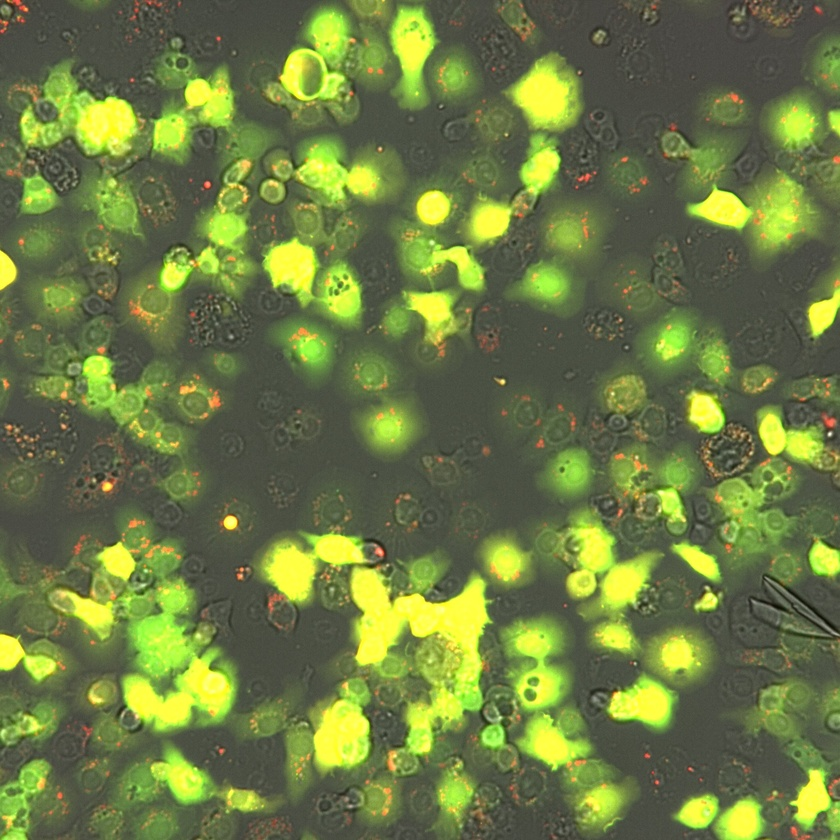
#> input picture Segmentation/SAM/data/sample_image/image/Timepoint_001_220518-ST_C03_s3.jpg, 840 x 840 px, shrunk from 2048 x 2048 before the run; its folder holds only this picture in this run
$ python visualize_real_masks.py
#> lines starting #> are read from the running program, lines starting #| are printed output that depends on the picture; after the words box and inside, x2 and y2 are one past the last pixel; in counts of white or black regions, pixels touching at a corner belong together
#> (reads Segmentation/SAM/data/sample_image/annotations.json from the repository)
import cv2
import numpy as np
import matplotlib.pyplot as plt
import json
import os


def overlay_masks(image_path, annotations, color, alpha=0.5):
#> called with color = (128, 0, 128), alpha = 0.5
    image = cv2.imread(image_path)
#> image is the input picture: shape (840, 840, 3); mean B, G, R 67.4, 123.6, 109.5

    image = cv2.cvtColor(image, cv2.COLOR_BGR2RGB)

    height, width, _ = image.shape
#> height = 840; width = 840
    full_mask = np.zeros((height, width), dtype=np.uint8)

    for annotation in annotations:
        mask = np.zeros((height, width), dtype=np.uint8)
        for segmentation in annotation['segmentation']:
            np_poly = np.array(segmentation, dtype=np.int32).reshape((-1, 1, 2))
            cv2.fillPoly(mask, [np_poly], 255)

        full_mask = cv2.bitwise_or(full_mask, mask)
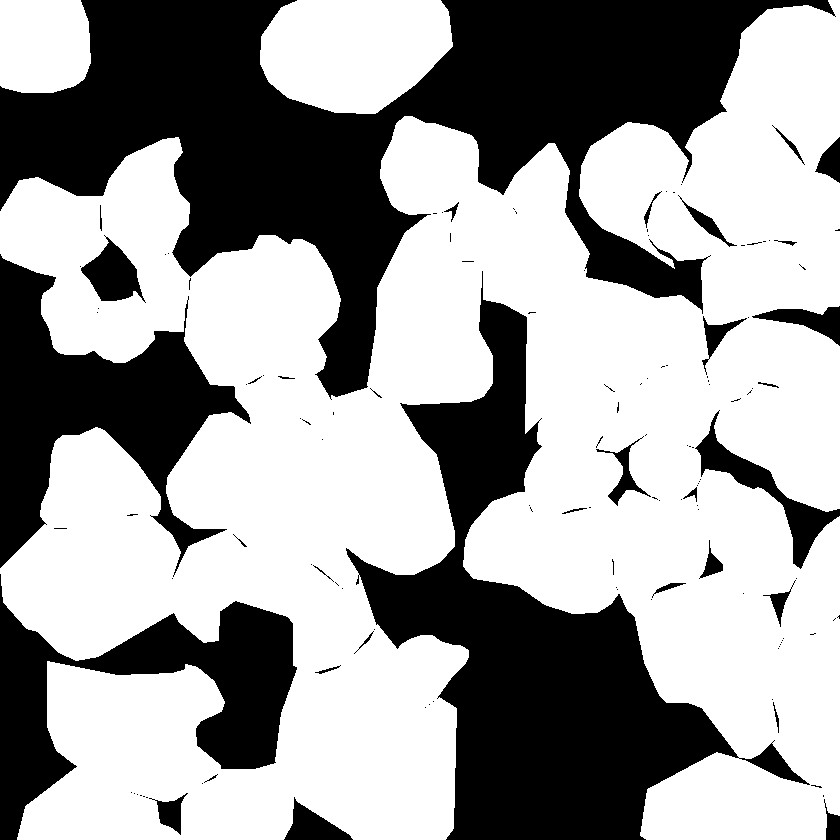
#> full_mask: shape (840, 840); 62.3% white; 130 black regions (97 under 20 px), largest, box (x1, y1, x2, y2) and area: (0, 0, 836, 400) 121205, (346, 271, 810, 840) 72921, (0, 254, 251, 577) 31029
#> mask: shape (840, 840); every value is 0

    overlay = np.zeros_like(image)
    overlay[:, :] = color

    where_mask = full_mask.astype(bool)
    image[where_mask] = cv2.addWeighted(image, 1 - alpha, overlay, alpha, 0)[where_mask]
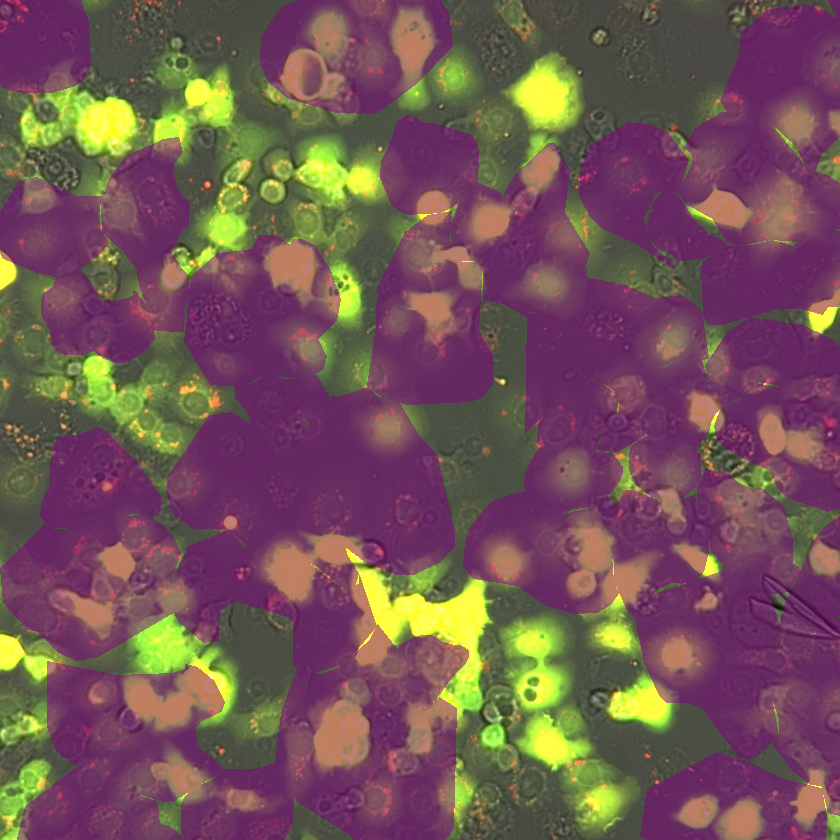
#> image: shape (840, 840, 3); mean R, G, B 115.1, 85, 86.3

    return image

annotations_path = 'data/sample_image/annotations.json'
with open(annotations_path, 'r') as file:
    data = json.load(file)

image_folder_path = 'data/sample_image/image'

mask_color = (128, 0, 128)  # Purple
mask_transparency = 0.5

for img_info in data['images']:
    image_path = os.path.join(image_folder_path, img_info['file_name'])
    annotations_for_image = [anno for anno in data['annotations'] if anno['image_id'] == img_info['id']]

    overlaid_image = overlay_masks(image_path, annotations_for_image, mask_color, mask_transparency)

    if overlaid_image is not None:
        plt.figure(figsize=(10, 10))
        plt.imshow(overlaid_image)
        plt.axis('off')
        plt.show()
